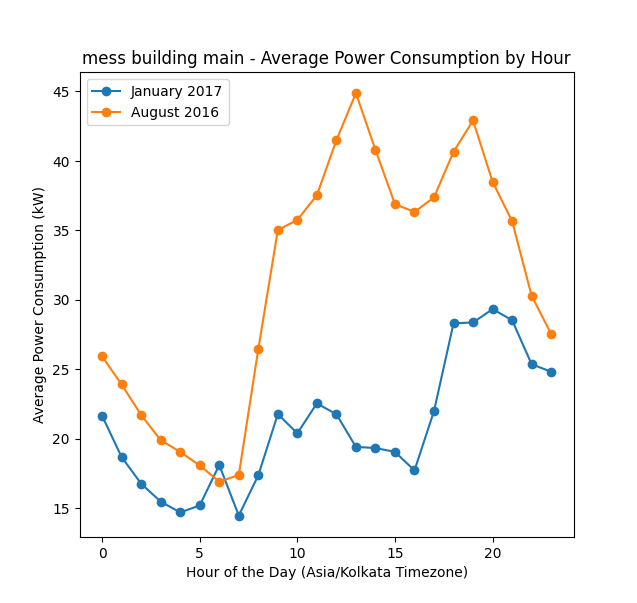

The script that drew this image:
import pandas as pd
import matplotlib.pyplot as plt
file_path = r"C:\Users\91878\Downloads\energy_dataset\energy_dataset\mess_build_mains.csv"

df = pd.read_csv(file_path)
df['timestamp'] = pd.to_datetime(df['timestamp'], unit='s', utc=True)
df['timestamp'] = df['timestamp'].dt.tz_convert('Asia/Kolkata')

january_2017_data = df[(df['timestamp'].dt.month == 1) & (df['timestamp'].dt.year == 2017)].copy()
august_2016_data = df[(df['timestamp'].dt.month == 8) & (df['timestamp'].dt.year == 2016)].copy()
january_2017_data['power_kw'] = january_2017_data['power'] / 1000.0
august_2016_data['power_kw'] = august_2016_data['power'] / 1000.0
january_2017_data['hour'] = january_2017_data['timestamp'].dt.hour
august_2016_data['hour'] = august_2016_data['timestamp'].dt.hour
average_power_by_hour_january = january_2017_data.groupby('hour')['power_kw'].mean()
average_power_by_hour_august = august_2016_data.groupby('hour')['power_kw'].mean()

plt.figure(figsize=(12, 6))
plt.plot(average_power_by_hour_january.index, average_power_by_hour_january.values, marker='o', linestyle='-', label='January 2017')
plt.plot(average_power_by_hour_august.index, average_power_by_hour_august.values, marker='o', linestyle='-', label='August 2016')
plt.xlabel('Hour of the Day (Asia/Kolkata Timezone)')
plt.ylabel('Average Power Consumption (kW)')
plt.title('mess building main - Average Power Consumption by Hour')
plt.legend()
plt.show()
